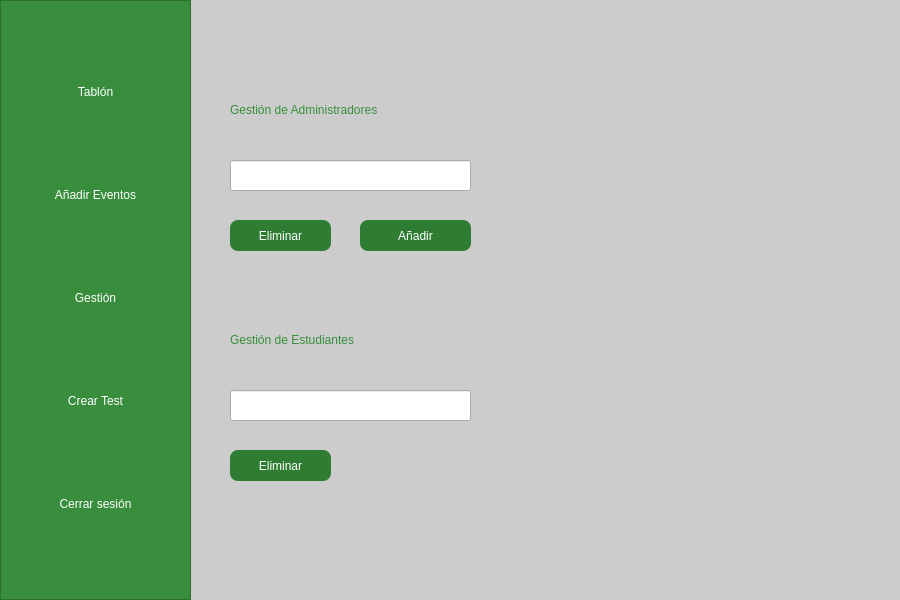
<?xml version="1.0" encoding="UTF-8"?>
<ui version="4.0">
 <class>MainWindow</class>
 <widget class="QMainWindow" name="MainWindow">
  <property name="geometry">
   <rect>
    <x>0</x>
    <y>0</y>
    <width>900</width>
    <height>600</height>
   </rect>
  </property>
  <property name="windowTitle">
   <string>Panel Principal</string>
  </property>
  <property name="windowIcon">
   <iconset resource="../../../recursos.qrc">
    <normaloff>:/src/vista/imagenes/logoUniConecta.png</normaloff>:/src/vista/imagenes/logoUniConecta.png</iconset>
  </property>
  <property name="styleSheet">
   <string notr="true">
    QMainWindow {
		background-color: #cccccc;
    }
    QPushButton {
        background-color: #2e7d32;
        color: white;
        border-radius: 8px;
        font: bold 10pt &quot;Segoe UI&quot;;
        padding: 8px;
    }
    QPushButton:hover {
        background-color: #388e3c;
    }
   </string>
  </property>
  <widget class="QWidget" name="centralwidget">
   <widget class="QFrame" name="sidebar">
    <property name="geometry">
     <rect>
      <x>0</x>
      <y>0</y>
      <width>191</width>
      <height>600</height>
     </rect>
    </property>
    <property name="styleSheet">
     <string notr="true">background-color: #388e3c;</string>
    </property>
    <property name="frameShape">
     <enum>QFrame::StyledPanel</enum>
    </property>
    <layout class="QVBoxLayout" name="verticalLayoutSidebar">
     <item>
      <widget class="QPushButton" name="BotonTablon">
       <property name="styleSheet">
        <string notr="true">      QPushButton:hover {
		background-color: #cccccc;
      }</string>
       </property>
       <property name="text">
        <string>Tablón</string>
       </property>
      </widget>
     </item>
     <item>
      <widget class="QPushButton" name="BotonAnadirEventos">
       <property name="styleSheet">
        <string notr="true">      QPushButton:hover {
		background-color: #cccccc;
      }</string>
       </property>
       <property name="text">
        <string>Añadir Eventos</string>
       </property>
      </widget>
     </item>
     <item>
      <widget class="QPushButton" name="BotonGestion">
       <property name="styleSheet">
        <string notr="true">      QPushButton:hover {
		background-color: #cccccc;
      }</string>
       </property>
       <property name="text">
        <string>Gestión</string>
       </property>
      </widget>
     </item>
     <item>
      <widget class="QPushButton" name="BotonCrearTest">
       <property name="styleSheet">
        <string notr="true">      QPushButton:hover {
		background-color: #cccccc;
      }</string>
       </property>
       <property name="text">
        <string>Crear Test</string>
       </property>
      </widget>
     </item>
     <item>
      <widget class="QPushButton" name="BotonCerrarSesion">
       <property name="styleSheet">
        <string notr="true">      QPushButton:hover {
		background-color: #cccccc;
      }</string>
       </property>
       <property name="text">
        <string>Cerrar sesión</string>
       </property>
      </widget>
     </item>
    </layout>
   </widget>
   <widget class="QLabel" name="mainLabel">
    <property name="geometry">
     <rect>
      <x>230</x>
      <y>90</y>
      <width>600</width>
      <height>40</height>
     </rect>
    </property>
    <property name="styleSheet">
     <string notr="true">font: 18pt &quot;Century&quot;;
color: #388e3c;</string>
    </property>
    <property name="text">
     <string>Gestión de Administradores</string>
    </property>
   </widget>
   <widget class="QPushButton" name="BotonEliminarAdmin">
    <property name="geometry">
     <rect>
      <x>230</x>
      <y>220</y>
      <width>101</width>
      <height>31</height>
     </rect>
    </property>
    <property name="text">
     <string>Eliminar</string>
    </property>
   </widget>
   <widget class="QPushButton" name="BotonAnadirAdmin">
    <property name="geometry">
     <rect>
      <x>360</x>
      <y>220</y>
      <width>111</width>
      <height>31</height>
     </rect>
    </property>
    <property name="text">
     <string>Añadir</string>
    </property>
   </widget>
   <widget class="QLineEdit" name="EmailAdmin">
    <property name="geometry">
     <rect>
      <x>230</x>
      <y>160</y>
      <width>241</width>
      <height>31</height>
     </rect>
    </property>
   </widget>
   <widget class="QLabel" name="mainLabel_2">
    <property name="geometry">
     <rect>
      <x>230</x>
      <y>320</y>
      <width>600</width>
      <height>40</height>
     </rect>
    </property>
    <property name="styleSheet">
     <string notr="true">font: 18pt &quot;Century&quot;;
color: #388e3c;</string>
    </property>
    <property name="text">
     <string>Gestión de Estudiantes</string>
    </property>
   </widget>
   <widget class="QLineEdit" name="EmailEstudiante">
    <property name="geometry">
     <rect>
      <x>230</x>
      <y>390</y>
      <width>241</width>
      <height>31</height>
     </rect>
    </property>
   </widget>
   <widget class="QPushButton" name="BotonEliminarEstudiante">
    <property name="geometry">
     <rect>
      <x>230</x>
      <y>450</y>
      <width>101</width>
      <height>31</height>
     </rect>
    </property>
    <property name="text">
     <string>Eliminar</string>
    </property>
   </widget>
  </widget>
 </widget>
 <resources>
  <include location="../../../recursos.qrc"/>
 </resources>
 <connections/>
</ui>
